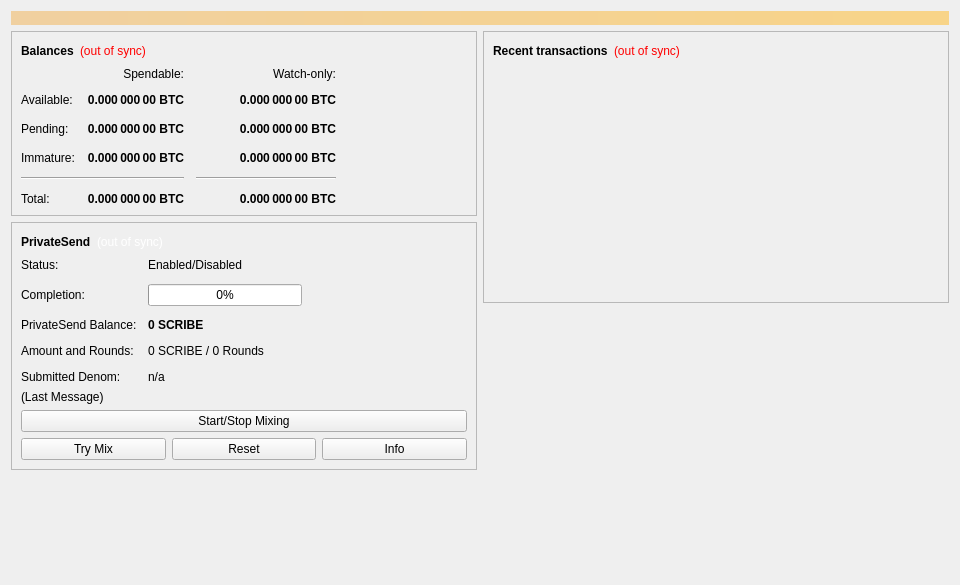
<?xml version="1.0" encoding="UTF-8"?>
<ui version="4.0">
 <class>OverviewPage</class>
 <widget class="QWidget" name="OverviewPage">
  <property name="geometry">
   <rect>
    <x>0</x>
    <y>0</y>
    <width>960</width>
    <height>585</height>
   </rect>
  </property>
  <property name="minimumSize">
   <size>
    <width>960</width>
    <height>0</height>
   </size>
  </property>
  <property name="windowTitle">
   <string>Form</string>
  </property>
  <layout class="QVBoxLayout" name="topLayout">
   <item>
    <widget class="QLabel" name="labelAlerts">
     <property name="visible">
      <bool>false</bool>
     </property>
     <property name="styleSheet">
      <string notr="true">QLabel { background-color: qlineargradient(x1: 0, y1: 0, x2: 1, y2: 0, stop:0 #F0D0A0, stop:1 #F8D488); color:#000000; }</string>
     </property>
     <property name="wordWrap">
      <bool>true</bool>
     </property>
     <property name="margin">
      <number>3</number>
     </property>
     <property name="textInteractionFlags">
      <set>Qt::TextSelectableByMouse</set>
     </property>
    </widget>
   </item>
   <item>
    <layout class="QHBoxLayout" name="horizontalLayout" stretch="1,1">
     <item>
      <layout class="QVBoxLayout" name="verticalLayout_2">
       <item>
        <widget class="QFrame" name="frame">
         <property name="frameShape">
          <enum>QFrame::StyledPanel</enum>
         </property>
         <property name="frameShadow">
          <enum>QFrame::Raised</enum>
         </property>
         <layout class="QVBoxLayout" name="verticalLayout_4">
          <item>
           <layout class="QHBoxLayout" name="horizontalLayout_4">
            <item>
             <widget class="QLabel" name="label_5">
              <property name="font">
               <font>
                <weight>75</weight>
                <bold>true</bold>
               </font>
              </property>
              <property name="text">
               <string>Balances</string>
              </property>
             </widget>
            </item>
            <item>
             <widget class="QLabel" name="labelWalletStatus">
              <property name="toolTip">
               <string>The displayed information may be out of date. Your wallet automatically synchronizes with the Scribe network after a connection is established, but this process has not completed yet.</string>
              </property>
              <property name="styleSheet">
               <string notr="true">QLabel { color: red; }</string>
              </property>
              <property name="text">
               <string notr="true">(out of sync)</string>
              </property>
              <property name="alignment">
               <set>Qt::AlignLeading|Qt::AlignLeft|Qt::AlignVCenter</set>
              </property>
             </widget>
            </item>
            <item>
             <spacer name="horizontalSpacer_3">
              <property name="orientation">
               <enum>Qt::Horizontal</enum>
              </property>
              <property name="sizeHint" stdset="0">
               <size>
                <width>40</width>
                <height>20</height>
               </size>
              </property>
             </spacer>
            </item>
           </layout>
          </item>
          <item>
           <layout class="QGridLayout" name="gridLayout">
            <property name="spacing">
             <number>12</number>
            </property>
            <item row="2" column="2">
             <widget class="QLabel" name="labelWatchPending">
              <property name="font">
               <font>
                <weight>75</weight>
                <bold>true</bold>
               </font>
              </property>
              <property name="cursor">
               <cursorShape>IBeamCursor</cursorShape>
              </property>
              <property name="toolTip">
               <string>Unconfirmed transactions to watch-only addresses</string>
              </property>
              <property name="text">
               <string notr="true">0.000 000 00 BTC</string>
              </property>
              <property name="alignment">
               <set>Qt::AlignRight|Qt::AlignTrailing|Qt::AlignVCenter</set>
              </property>
              <property name="textInteractionFlags">
               <set>Qt::LinksAccessibleByMouse|Qt::TextSelectableByKeyboard|Qt::TextSelectableByMouse</set>
              </property>
             </widget>
            </item>
            <item row="2" column="1">
             <widget class="QLabel" name="labelUnconfirmed">
              <property name="font">
               <font>
                <weight>75</weight>
                <bold>true</bold>
               </font>
              </property>
              <property name="cursor">
               <cursorShape>IBeamCursor</cursorShape>
              </property>
              <property name="toolTip">
               <string>Total of transactions that have yet to be confirmed, and do not yet count toward the spendable balance</string>
              </property>
              <property name="text">
               <string notr="true">0.000 000 00 BTC</string>
              </property>
              <property name="alignment">
               <set>Qt::AlignRight|Qt::AlignTrailing|Qt::AlignVCenter</set>
              </property>
              <property name="textInteractionFlags">
               <set>Qt::LinksAccessibleByMouse|Qt::TextSelectableByKeyboard|Qt::TextSelectableByMouse</set>
              </property>
             </widget>
            </item>
            <item row="3" column="2">
             <widget class="QLabel" name="labelWatchImmature">
              <property name="font">
               <font>
                <weight>75</weight>
                <bold>true</bold>
               </font>
              </property>
              <property name="cursor">
               <cursorShape>IBeamCursor</cursorShape>
              </property>
              <property name="toolTip">
               <string>Mined balance in watch-only addresses that has not yet matured</string>
              </property>
              <property name="text">
               <string notr="true">0.000 000 00 BTC</string>
              </property>
              <property name="alignment">
               <set>Qt::AlignRight|Qt::AlignTrailing|Qt::AlignVCenter</set>
              </property>
              <property name="textInteractionFlags">
               <set>Qt::LinksAccessibleByMouse|Qt::TextSelectableByKeyboard|Qt::TextSelectableByMouse</set>
              </property>
             </widget>
            </item>
            <item row="4" column="0" colspan="2">
             <widget class="Line" name="lineSpendableBalance">
              <property name="orientation">
               <enum>Qt::Horizontal</enum>
              </property>
             </widget>
            </item>
            <item row="4" column="2">
             <widget class="Line" name="lineWatchBalance">
              <property name="sizePolicy">
               <sizepolicy hsizetype="Preferred" vsizetype="Fixed">
                <horstretch>0</horstretch>
                <verstretch>0</verstretch>
               </sizepolicy>
              </property>
              <property name="minimumSize">
               <size>
                <width>140</width>
                <height>0</height>
               </size>
              </property>
              <property name="orientation">
               <enum>Qt::Horizontal</enum>
              </property>
             </widget>
            </item>
            <item row="5" column="0">
             <widget class="QLabel" name="labelTotalText">
              <property name="text">
               <string>Total:</string>
              </property>
             </widget>
            </item>
            <item row="3" column="1">
             <widget class="QLabel" name="labelImmature">
              <property name="font">
               <font>
                <weight>75</weight>
                <bold>true</bold>
               </font>
              </property>
              <property name="cursor">
               <cursorShape>IBeamCursor</cursorShape>
              </property>
              <property name="toolTip">
               <string>Mined balance that has not yet matured</string>
              </property>
              <property name="text">
               <string notr="true">0.000 000 00 BTC</string>
              </property>
              <property name="alignment">
               <set>Qt::AlignRight|Qt::AlignTrailing|Qt::AlignVCenter</set>
              </property>
              <property name="textInteractionFlags">
               <set>Qt::LinksAccessibleByMouse|Qt::TextSelectableByKeyboard|Qt::TextSelectableByMouse</set>
              </property>
             </widget>
            </item>
            <item row="2" column="3">
             <spacer name="horizontalSpacer_2">
              <property name="orientation">
               <enum>Qt::Horizontal</enum>
              </property>
              <property name="sizeHint" stdset="0">
               <size>
                <width>40</width>
                <height>20</height>
               </size>
              </property>
             </spacer>
            </item>
            <item row="3" column="0">
             <widget class="QLabel" name="labelImmatureText">
              <property name="text">
               <string>Immature:</string>
              </property>
             </widget>
            </item>
            <item row="5" column="1">
             <widget class="QLabel" name="labelTotal">
              <property name="font">
               <font>
                <weight>75</weight>
                <bold>true</bold>
               </font>
              </property>
              <property name="cursor">
               <cursorShape>IBeamCursor</cursorShape>
              </property>
              <property name="toolTip">
               <string>Your current total balance</string>
              </property>
              <property name="text">
               <string notr="true">0.000 000 00 BTC</string>
              </property>
              <property name="alignment">
               <set>Qt::AlignRight|Qt::AlignTrailing|Qt::AlignVCenter</set>
              </property>
              <property name="textInteractionFlags">
               <set>Qt::LinksAccessibleByMouse|Qt::TextSelectableByKeyboard|Qt::TextSelectableByMouse</set>
              </property>
             </widget>
            </item>
            <item row="5" column="2">
             <widget class="QLabel" name="labelWatchTotal">
              <property name="font">
               <font>
                <weight>75</weight>
                <bold>true</bold>
               </font>
              </property>
              <property name="cursor">
               <cursorShape>IBeamCursor</cursorShape>
              </property>
              <property name="toolTip">
               <string>Current total balance in watch-only addresses</string>
              </property>
              <property name="text">
               <string notr="true">0.000 000 00 BTC</string>
              </property>
              <property name="alignment">
               <set>Qt::AlignRight|Qt::AlignTrailing|Qt::AlignVCenter</set>
              </property>
              <property name="textInteractionFlags">
               <set>Qt::LinksAccessibleByMouse|Qt::TextSelectableByKeyboard|Qt::TextSelectableByMouse</set>
              </property>
             </widget>
            </item>
            <item row="0" column="2">
             <widget class="QLabel" name="labelWatchonly">
              <property name="text">
               <string>Watch-only:</string>
              </property>
              <property name="alignment">
               <set>Qt::AlignRight|Qt::AlignTrailing|Qt::AlignVCenter</set>
              </property>
             </widget>
            </item>
            <item row="1" column="0">
             <widget class="QLabel" name="labelBalanceText">
              <property name="text">
               <string>Available:</string>
              </property>
             </widget>
            </item>
            <item row="1" column="1">
             <widget class="QLabel" name="labelBalance">
              <property name="font">
               <font>
                <weight>75</weight>
                <bold>true</bold>
               </font>
              </property>
              <property name="cursor">
               <cursorShape>IBeamCursor</cursorShape>
              </property>
              <property name="toolTip">
               <string>Your current spendable balance</string>
              </property>
              <property name="text">
               <string notr="true">0.000 000 00 BTC</string>
              </property>
              <property name="alignment">
               <set>Qt::AlignRight|Qt::AlignTrailing|Qt::AlignVCenter</set>
              </property>
              <property name="textInteractionFlags">
               <set>Qt::LinksAccessibleByMouse|Qt::TextSelectableByKeyboard|Qt::TextSelectableByMouse</set>
              </property>
             </widget>
            </item>
            <item row="1" column="2">
             <widget class="QLabel" name="labelWatchAvailable">
              <property name="font">
               <font>
                <weight>75</weight>
                <bold>true</bold>
               </font>
              </property>
              <property name="cursor">
               <cursorShape>IBeamCursor</cursorShape>
              </property>
              <property name="toolTip">
               <string>Your current balance in watch-only addresses</string>
              </property>
              <property name="text">
               <string notr="true">0.000 000 00 BTC</string>
              </property>
              <property name="alignment">
               <set>Qt::AlignRight|Qt::AlignTrailing|Qt::AlignVCenter</set>
              </property>
              <property name="textInteractionFlags">
               <set>Qt::LinksAccessibleByMouse|Qt::TextSelectableByKeyboard|Qt::TextSelectableByMouse</set>
              </property>
             </widget>
            </item>
            <item row="2" column="0">
             <widget class="QLabel" name="labelPendingText">
              <property name="text">
               <string>Pending:</string>
              </property>
             </widget>
            </item>
            <item row="0" column="1">
             <widget class="QLabel" name="labelSpendable">
              <property name="text">
               <string>Spendable:</string>
              </property>
              <property name="alignment">
               <set>Qt::AlignRight|Qt::AlignTrailing|Qt::AlignVCenter</set>
              </property>
             </widget>
            </item>
           </layout>
          </item>
         </layout>
        </widget>
       </item>
       <item>
        <widget class="QFrame" name="framePrivateSend">
         <property name="layoutDirection">
          <enum>Qt::LeftToRight</enum>
         </property>
         <property name="frameShape">
          <enum>QFrame::StyledPanel</enum>
         </property>
         <property name="frameShadow">
          <enum>QFrame::Raised</enum>
         </property>
         <layout class="QVBoxLayout" name="VerticalLayout_PS1">
          <item>
           <layout class="QHBoxLayout" name="horizontalLayout_5">
            <item>
             <widget class="QLabel" name="labelPrivateSendHeader">
              <property name="font">
               <font>
                <weight>75</weight>
                <bold>true</bold>
               </font>
              </property>
              <property name="text">
               <string>PrivateSend</string>
              </property>
             </widget>
            </item>
            <item>
             <widget class="QLabel" name="labelPrivateSendSyncStatus">
              <property name="toolTip">
               <string>The displayed information may be out of date. Your wallet automatically synchronizes with the Scribe network after a connection is established, but this process has not completed yet.</string>
              </property>
              <property name="styleSheet">
               <string notr="true">QLabel { color: white; }</string>
              </property>
              <property name="text">
               <string notr="true">(out of sync)</string>
              </property>
              <property name="alignment">
               <set>Qt::AlignLeading|Qt::AlignLeft|Qt::AlignVCenter</set>
              </property>
             </widget>
            </item>
            <item>
             <spacer name="horizontalSpacer_4">
              <property name="orientation">
               <enum>Qt::Horizontal</enum>
              </property>
              <property name="sizeHint" stdset="0">
               <size>
                <width>40</width>
                <height>20</height>
               </size>
              </property>
             </spacer>
            </item>
           </layout>
          </item>
          <item>
           <layout class="QFormLayout" name="privateSendFormLayout">
            <property name="fieldGrowthPolicy">
             <enum>QFormLayout::AllNonFixedFieldsGrow</enum>
            </property>
            <property name="horizontalSpacing">
             <number>11</number>
            </property>
            <property name="verticalSpacing">
             <number>12</number>
            </property>
            <item row="0" column="0">
             <widget class="QLabel" name="labelPrivateSendEnabledText">
              <property name="text">
               <string>Status:</string>
              </property>
             </widget>
            </item>
            <item row="0" column="1">
             <widget class="QLabel" name="labelPrivateSendEnabled">
              <property name="text">
               <string>Enabled/Disabled</string>
              </property>
             </widget>
            </item>
            <item row="1" column="0">
             <widget class="QLabel" name="labelCompletitionText">
              <property name="text">
               <string>Completion:</string>
              </property>
             </widget>
            </item>
            <item row="1" column="1">
             <widget class="QProgressBar" name="privateSendProgress">
              <property name="maximumSize">
               <size>
                <width>154</width>
                <height>16777215</height>
               </size>
              </property>
              <property name="value">
               <number>0</number>
              </property>
             </widget>
            </item>
            <item row="2" column="0">
             <widget class="QLabel" name="labelAnonymizedText">
              <property name="text">
               <string>PrivateSend Balance:</string>
              </property>
             </widget>
            </item>
            <item row="2" column="1">
             <widget class="QLabel" name="labelAnonymized">
              <property name="font">
               <font>
                <weight>75</weight>
                <bold>true</bold>
               </font>
              </property>
              <property name="text">
               <string notr="true">0 SCRIBE</string>
              </property>
             </widget>
            </item>
            <item row="3" column="0">
             <widget class="QLabel" name="labelAmountAndRoundsText">
              <property name="text">
               <string>Amount and Rounds:</string>
              </property>
             </widget>
            </item>
            <item row="3" column="1">
             <widget class="QLabel" name="labelAmountRounds">
              <property name="text">
               <string>0 SCRIBE / 0 Rounds</string>
              </property>
             </widget>
            </item>
            <item row="4" column="0">
             <widget class="QLabel" name="labelSubmittedDenomText">
              <property name="text">
               <string>Submitted Denom:</string>
              </property>
             </widget>
            </item>
            <item row="4" column="1">
             <widget class="QLabel" name="labelSubmittedDenom">
              <property name="toolTip">
               <string>The denominations you submitted to the Masternode.&lt;br&gt;To mix, other users must submit the exact same denominations.</string>
              </property>
              <property name="text">
               <string>n/a</string>
              </property>
             </widget>
            </item>
           </layout>
          </item>
          <item>
           <layout class="QVBoxLayout" name="VerticalLayout_PS">
            <item>
             <widget class="QLabel" name="labelPrivateSendLastMessage">
              <property name="text">
               <string>(Last Message)</string>
              </property>
              <property name="alignment">
               <set>Qt::AlignLeading|Qt::AlignLeft|Qt::AlignTop</set>
              </property>
              <property name="wordWrap">
               <bool>true</bool>
              </property>
             </widget>
            </item>
            <item>
             <widget class="QPushButton" name="togglePrivateSend">
              <property name="sizePolicy">
               <sizepolicy hsizetype="MinimumExpanding" vsizetype="Fixed">
                <horstretch>0</horstretch>
                <verstretch>0</verstretch>
               </sizepolicy>
              </property>
              <property name="text">
               <string>Start/Stop Mixing</string>
              </property>
             </widget>
            </item>
            <item>
             <layout class="QHBoxLayout" name="horizontalLayout_debugbuttons">
              <item>
               <widget class="QPushButton" name="privateSendAuto">
                <property name="sizePolicy">
                 <sizepolicy hsizetype="MinimumExpanding" vsizetype="Fixed">
                  <horstretch>0</horstretch>
                  <verstretch>0</verstretch>
                 </sizepolicy>
                </property>
                <property name="toolTip">
                 <string>Try to manually submit a PrivateSend request.</string>
                </property>
                <property name="text">
                 <string>Try Mix</string>
                </property>
               </widget>
              </item>
              <item>
               <widget class="QPushButton" name="privateSendReset">
                <property name="sizePolicy">
                 <sizepolicy hsizetype="MinimumExpanding" vsizetype="Fixed">
                  <horstretch>0</horstretch>
                  <verstretch>0</verstretch>
                 </sizepolicy>
                </property>
                <property name="toolTip">
                 <string>Reset the current status of PrivateSend (can interrupt PrivateSend if it's in the process of Mixing, which can cost you money!)</string>
                </property>
                <property name="autoFillBackground">
                 <bool>false</bool>
                </property>
                <property name="text">
                 <string>Reset</string>
                </property>
               </widget>
              </item>
              <item>
               <widget class="QPushButton" name="privateSendInfo">
                <property name="sizePolicy">
                 <sizepolicy hsizetype="MinimumExpanding" vsizetype="Fixed">
                  <horstretch>0</horstretch>
                  <verstretch>0</verstretch>
                 </sizepolicy>
                </property>
                <property name="toolTip">
                 <string>Information about PrivateSend and Mixing</string>
                </property>
                <property name="text">
                 <string>Info</string>
                </property>
               </widget>
              </item>
             </layout>
            </item>
           </layout>
          </item>
         </layout>
        </widget>
       </item>
       <item>
        <spacer name="verticalSpacer">
         <property name="orientation">
          <enum>Qt::Vertical</enum>
         </property>
         <property name="sizeHint" stdset="0">
          <size>
           <width>20</width>
           <height>40</height>
          </size>
         </property>
        </spacer>
       </item>
      </layout>
     </item>
     <item>
      <layout class="QVBoxLayout" name="verticalLayout_3">
       <item>
        <widget class="QFrame" name="frame_2">
         <property name="frameShape">
          <enum>QFrame::StyledPanel</enum>
         </property>
         <property name="frameShadow">
          <enum>QFrame::Raised</enum>
         </property>
         <layout class="QVBoxLayout" name="verticalLayout">
          <item>
           <layout class="QHBoxLayout" name="horizontalLayout_2">
            <item>
             <widget class="QLabel" name="label_4">
              <property name="font">
               <font>
                <weight>75</weight>
                <bold>true</bold>
               </font>
              </property>
              <property name="text">
               <string>Recent transactions</string>
              </property>
             </widget>
            </item>
            <item>
             <widget class="QLabel" name="labelTransactionsStatus">
              <property name="toolTip">
               <string>The displayed information may be out of date. Your wallet automatically synchronizes with the Scribe network after a connection is established, but this process has not completed yet.</string>
              </property>
              <property name="styleSheet">
               <string notr="true">QLabel { color: red; }</string>
              </property>
              <property name="text">
               <string notr="true">(out of sync)</string>
              </property>
              <property name="alignment">
               <set>Qt::AlignLeading|Qt::AlignLeft|Qt::AlignVCenter</set>
              </property>
             </widget>
            </item>
            <item>
             <spacer name="horizontalSpacer">
              <property name="orientation">
               <enum>Qt::Horizontal</enum>
              </property>
              <property name="sizeHint" stdset="0">
               <size>
                <width>40</width>
                <height>20</height>
               </size>
              </property>
             </spacer>
            </item>
           </layout>
          </item>
          <item>
           <widget class="QListView" name="listTransactions">
            <property name="styleSheet">
             <string notr="true">QListView { background: transparent; }</string>
            </property>
            <property name="frameShape">
             <enum>QFrame::NoFrame</enum>
            </property>
            <property name="verticalScrollBarPolicy">
             <enum>Qt::ScrollBarAlwaysOff</enum>
            </property>
            <property name="horizontalScrollBarPolicy">
             <enum>Qt::ScrollBarAlwaysOff</enum>
            </property>
            <property name="selectionMode">
             <enum>QAbstractItemView::NoSelection</enum>
            </property>
           </widget>
          </item>
         </layout>
        </widget>
       </item>
       <item>
        <spacer name="verticalSpacer_2">
         <property name="orientation">
          <enum>Qt::Vertical</enum>
         </property>
         <property name="sizeHint" stdset="0">
          <size>
           <width>20</width>
           <height>40</height>
          </size>
         </property>
        </spacer>
       </item>
      </layout>
     </item>
    </layout>
   </item>
  </layout>
 </widget>
 <resources/>
 <connections/>
</ui>
